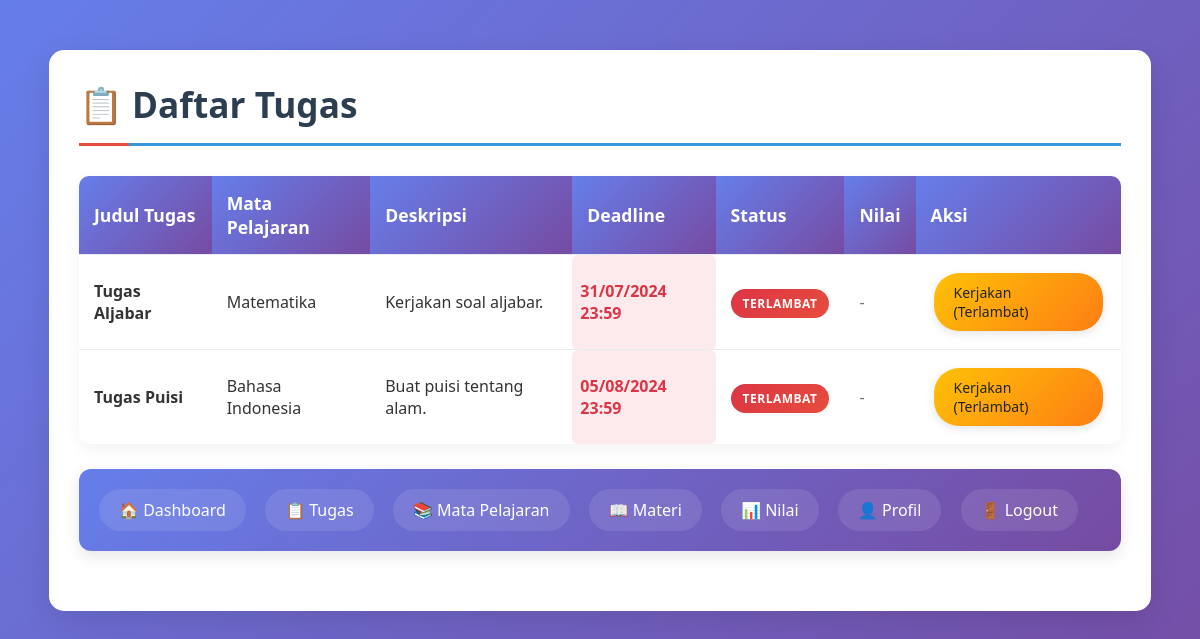
Screenshot of /daftar_tugas.php (signed in) with the database file from the repository.
### tables this page shows
CREATE TABLE IF NOT EXISTS tugas (
    id INT AUTO_INCREMENT PRIMARY KEY,
    judul VARCHAR(150) NOT NULL,
    deskripsi TEXT,
    mapel_id INT,
    deadline DATETIME,
    FOREIGN KEY (mapel_id) REFERENCES mata_pelajaran(id) ON DELETE SET NULL ON UPDATE CASCADE
);

CREATE TABLE IF NOT EXISTS mata_pelajaran (
    id INT AUTO_INCREMENT PRIMARY KEY,
    nama_mapel VARCHAR(100) NOT NULL,
    deskripsi TEXT,
    guru_id INT,
    FOREIGN KEY (guru_id) REFERENCES users(id) ON DELETE SET NULL ON UPDATE CASCADE
);

### daftar_tugas.php (the view, shortened to what this page needs)
<?php
require_once 'koneksi.php';
$user_id = $_SESSION['user_id'];
$sql = "SELECT t.*, mp.nama_mapel as nama_mapel,
        CASE
            WHEN p.id IS NOT NULL THEN 'sudah_dikerjakan'
            WHEN t.deadline < NOW() THEN 'terlambat'
            ELSE 'belum_dikerjakan'
        END as status_tugas,
        p.nilai
        FROM tugas t
        JOIN mata_pelajaran mp ON t.mapel_id = mp.id
        LEFT JOIN pengumpulan p ON t.id = p.tugas_id AND p.siswa_id = $user_id
        ORDER BY t.deadline ASC";
$result = $conn->query($sql);
?>
<!DOCTYPE html>
<html lang="id">
<head>
    <link rel="stylesheet" href="style.css">
</head>
<body>
    <div class="container">
        <h2>📋 Daftar Tugas</h2>
        <?php if ($result->num_rows > 0): ?>
            <table>
                <thead>
                    <tr>
                        <th>Judul Tugas</th>
                        <th>Mata Pelajaran</th>
                        <th>Deskripsi</th>
                        <th>Deadline</th>
                        <th>Status</th>
                        <th>Nilai</th>
                        <th>Aksi</th>
                    </tr>
                </thead>
                <tbody>
                    <?php while ($tugas = $result->fetch_assoc()): ?>
                        <tr>
                            <td><strong><?php echo htmlspecialchars($tugas['judul']); ?></strong></td>
                            <td><?php echo htmlspecialchars($tugas['nama_mapel']); ?></td>
                            <td><?php echo htmlspecialchars($tugas['deskripsi']); ?></td>
                            <td class="deadline <?php echo $tugas['status_tugas'] == 'terlambat' ? 'terlambat' : 'ontime'; ?>">
                                <?php echo date('d/m/Y H:i', strtotime($tugas['deadline'])); ?>
                            </td>
                            <td>
                                <?php
                                switch ($tugas['status_tugas']) {
                                    case 'terlambat':
                                        echo '<span class="status-badge status-terlambat">Terlambat</span>';
                                        break;
                                }
                                ?>
                            </td>
                            <td>
                                <?php if ($tugas['nilai']): ?>
                                    <strong style="color: #28a745;"><?php echo $tugas['nilai']; ?></strong>
                                <?php else: ?>
                                    <span style="color: #6c757d;">-</span>
                                <?php endif; ?>
                            </td>
                            <td>
                                <?php if ($tugas['status_tugas'] == 'sudah_dikerjakan'): ?>
                                    <span style="color: #28a745; font-weight: 600;">✓ Selesai</span>
                                <?php else: ?>
                                    <a href="kerjakan_tugas.php?id=<?php echo $tugas['id']; ?>" class="btn btn-warning">
                                        <?php echo $tugas['status_tugas'] == 'terlambat' ? 'Kerjakan (Terlambat)' : 'Kerjakan'; ?>
                                    </a>
                                <?php endif; ?>
                            </td>
                        </tr>
                    <?php endwhile; ?>
                </tbody>
            </table>
        <?php endif; ?>
        <div class="nav">
            <a href="dashboard_siswa.php">🏠 Dashboard</a>
            <a href="daftar_tugas.php">📋 Tugas</a>
            <a href="daftar_mapel.php">📚 Mata Pelajaran</a>
            <a href="daftar_materi.php">📖 Materi</a>
            <a href="nilai_saya.php">📊 Nilai</a>
            <a href="profil.php">👤 Profil</a>
            <a href="logout.php">🚪 Logout</a>
        </div>
    </div>
</body>
</html>

### style.css (style rules this page uses)
* { margin: 0; padding: 0; box-sizing: border-box; }
body { font-family: 'Segoe UI', Tahoma, Geneva, Verdana, sans-serif; background: linear-gradient(135deg, #667eea 0%, #764ba2 100%); min-height: 100vh; padding: 20px; color: #333; }
.container { width: 95%; max-width: 1200px; margin: 30px auto; background: #fff; padding: 30px; border-radius: 15px; box-shadow: 0 10px 30px rgba(0,0,0,0.1); }
h1, h2, h3, h4, h5, h6 { margin-bottom: 20px; color: #2c3e50; font-weight: 600; }
h2 { font-size: 2.2em; border-bottom: 3px solid #3498db; padding-bottom: 15px; margin-bottom: 30px; position: relative; }
h2::after { content: ''; position: absolute; bottom: -3px; left: 0; width: 50px; height: 3px; background: #e74c3c; }
.nav { background: linear-gradient(135deg, #667eea 0%, #764ba2 100%); padding: 20px; border-radius: 12px; margin-bottom: 30px; box-shadow: 0 5px 15px rgba(0,0,0,0.1); }
.nav a { display: inline-block; margin-right: 15px; text-decoration: none; color: #fff; font-weight: 500; padding: 10px 20px; border-radius: 25px; transition: all 0.3s ease; background: rgba(255,255,255,0.1); backdrop-filter: blur(10px); }
table { width: 100%; border-collapse: collapse; margin-bottom: 25px; background: white; border-radius: 10px; overflow: hidden; box-shadow: 0 5px 15px rgba(0,0,0,0.05); }
th, td { padding: 15px; text-align: left; border-bottom: 1px solid #e9ecef; }
th { background: linear-gradient(135deg, #667eea 0%, #764ba2 100%); color: white; font-weight: 600; font-size: 1.1em; }
tr:last-child td { border-bottom: none; }
.btn { display: inline-block; padding: 10px 20px; background: linear-gradient(135deg, #667eea 0%, #764ba2 100%); color: white; text-decoration: none; border-radius: 25px; font-size: 14px; font-weight: 500; margin: 3px; transition: all 0.3s ease; border: none; cursor: pointer; box-shadow: 0 3px 10px rgba(0,0,0,0.1); }
.btn-warning { background: linear-gradient(135deg, #ffc107 0%, #fd7e14 100%); color: #212529; }
.status-badge { padding: 6px 12px; border-radius: 20px; font-size: 12px; font-weight: 600; text-transform: uppercase; letter-spacing: 0.5px; }
.status-terlambat { background: linear-gradient(135deg, #dc3545 0%, #e74c3c 100%); color: white; }
.deadline { font-weight: 600; padding: 4px 8px; border-radius: 6px; }
.deadline.terlambat { color: #dc3545; background: rgba(220, 53, 69, 0.1); }
.container { animation: fadeIn 0.5s ease-out; }

### rows the page displays
tugas: judul "Tugas Aljabar", mapel.nama_mapel "Matematika", deskripsi "Kerjakan soal aljabar.", deadline "31/07/2024 23:59"
tugas: judul "Tugas Puisi", mapel.nama_mapel "Bahasa Indonesia", deskripsi "Buat puisi tentang alam.", deadline "05/08/2024 23:59"
